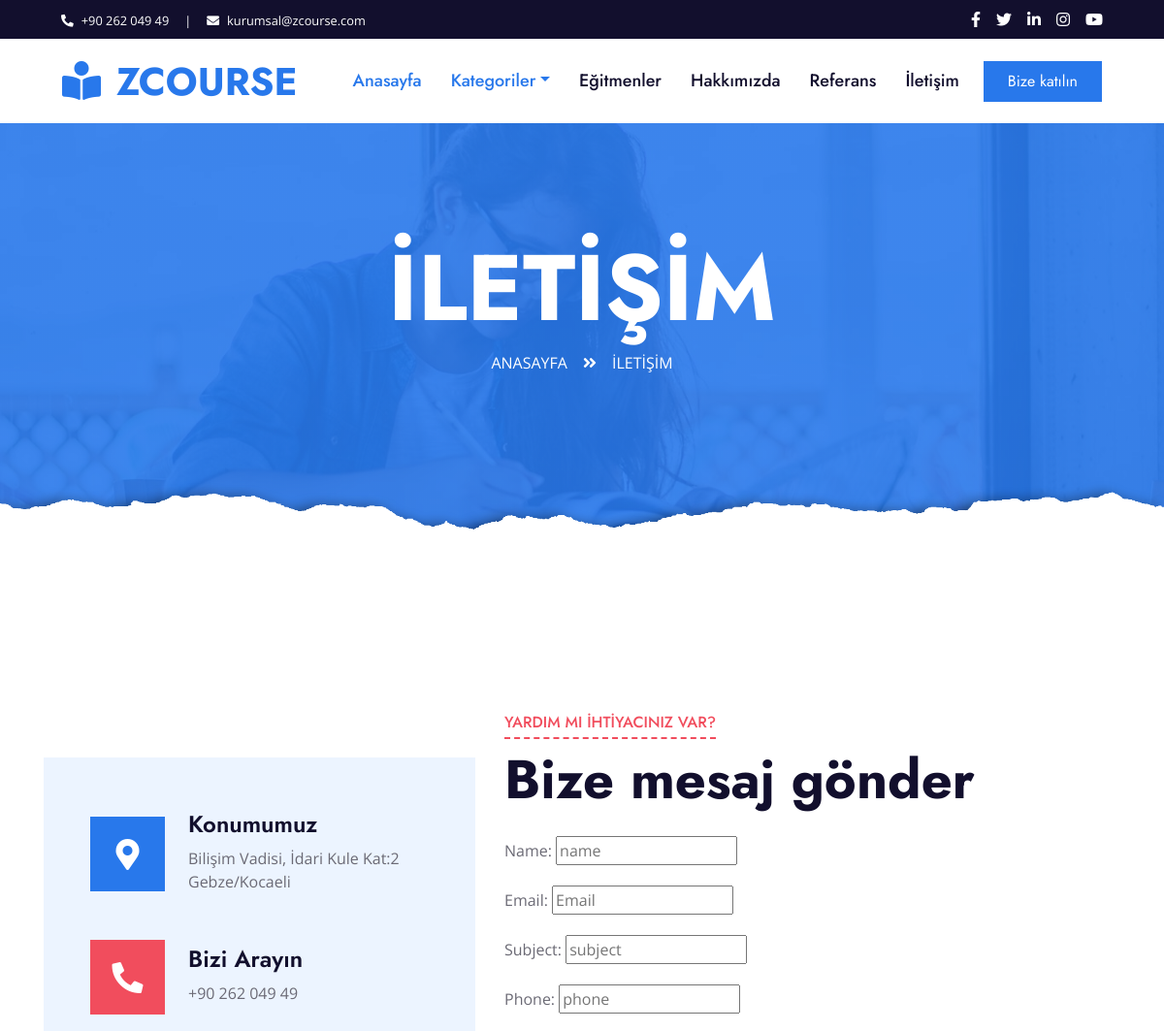
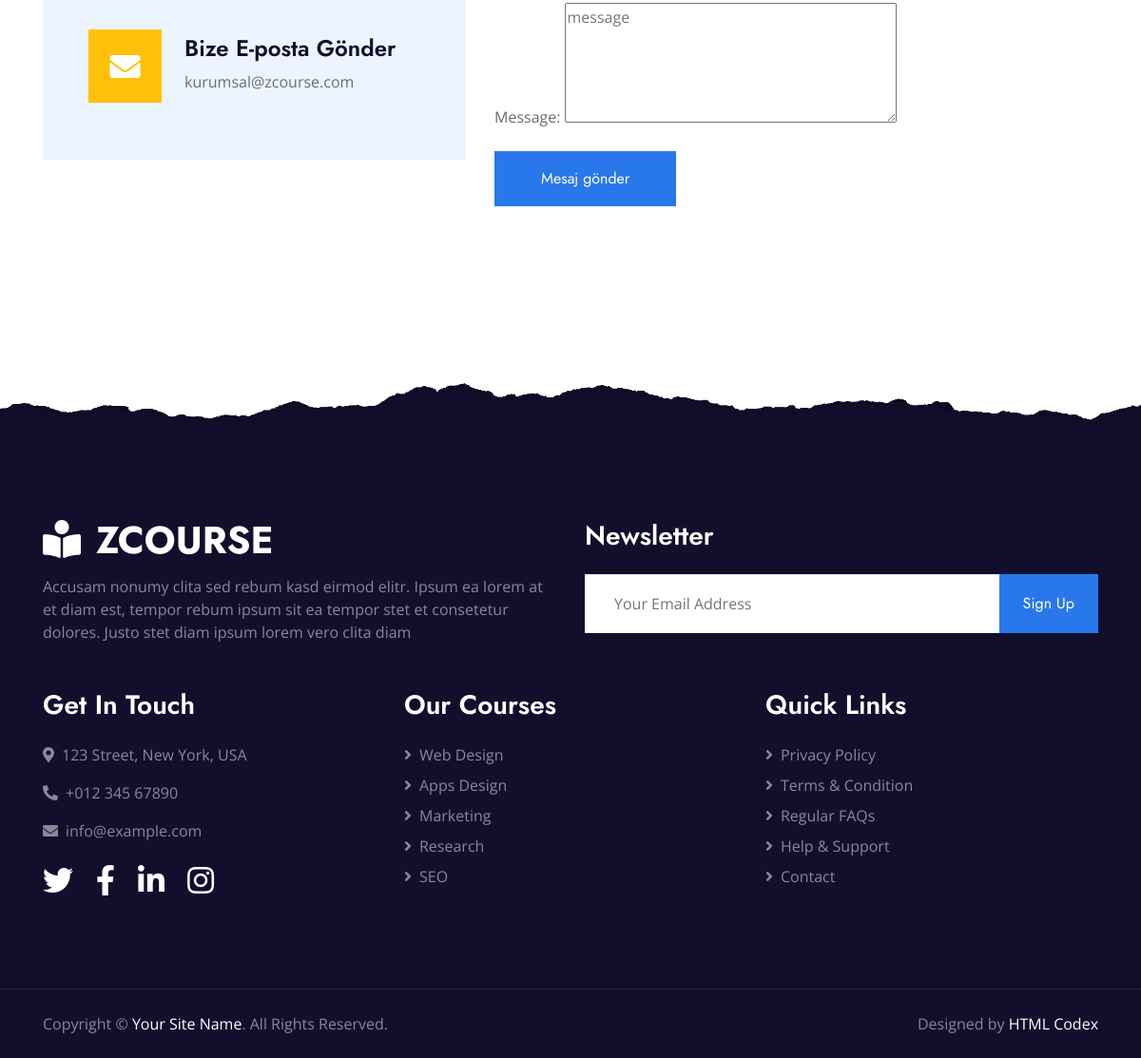
The page /iletisim/ on the database its author committed (2 pictures, top to bottom).
### home/models.py (models this page shows, shortened)
class Setting(models.Model):
    STATUS = (('True', 'Evet'),
              ('False', 'Hayır'),
              )
    title = models.CharField(max_length=150)
    keywords = models.CharField(max_length=255)
    description = models.CharField(max_length=255)
    company = models.CharField(max_length=50)
    address = models.CharField(blank=True, max_length=150)
    phone = models.CharField(blank=True, max_length=15)
    fax = models.CharField(blank=True, max_length=15)
    email = models.CharField(blank=True, max_length=50)
    smtpserver = models.CharField(max_length=20)
    smtpemail = models.CharField(max_length=20)
    smtppassword = models.CharField(max_length=10)
    smtpport = models.CharField(blank=True, max_length=5)
    icon = models.ImageField(blank=True, upload_to='images/')
    facebook = models.CharField(blank=True, max_length=50)
    instagram = models.CharField(blank=True, max_length=50)
    twitter = models.CharField(blank=True, max_length=50)
    aboutus = RichTextUploadingField(blank=True)
    contact = RichTextUploadingField(blank=True)
    references = RichTextUploadingField(blank=True)
    status = models.CharField(max_length=10, choices=STATUS)
    create_at = models.DateTimeField(auto_now_add=True)
    update_at = models.DateTimeField(auto_now=True)

### home/views.py (the view, shortened to what this page needs)
# urls.py: path("iletisim/", views.iletisim, name="iletisim"),
def iletisim(request):
    setting = Setting.objects.get(pk=1)
    category = Category.objects.all()
    form = ContactFormu()
    context = {'setting': setting, 'form': form, 'category': category}
    return render(request, 'iletisim.html', context)

### home/models.py
class ContactFormu(ModelForm):
    class Meta:
        model=ContactFormMessage
        fields = ['name','email','subject','phone','message']
        widgets ={
            'name': TextInput(attrs={'class':'input', 'placeholder':'name'}),
            'subject': TextInput(attrs={'class':'input','placeholder':'subject'}),
            'phone': TextInput(attrs={'class': 'input', 'placeholder': 'phone'}),
            'email': TextInput(attrs={'class': 'input', 'placeholder': 'Email'}),
            'message': Textarea(attrs={'class': 'input', 'placeholder': 'message','rows':'5'})
        }

### home/templates/iletisim.html (shortened to what this page needs)
{% extends "homebase.html" %}
{% load static %}
{% block content %}
    <div class="jumbotron jumbotron-fluid page-header position-relative overlay-bottom" style="margin-bottom: 90px;">
        <div class="container text-center py-5">
            <h1 class="text-white display-1">İLETİŞİM</h1>
            <div class="d-inline-flex text-white mb-5">
                <p class="m-0 text-uppercase"><a class="text-white" href="/home">Anasayfa</a></p>
                <i class="fa fa-angle-double-right pt-1 px-3"></i>
                <p class="m-0 text-uppercase">İLETİŞİM</p>
            </div>
        </div>
    </div>
{% endblock %}
{% block about %}
    <div class="container-fluid py-5">
        <div class="container py-5">
            <div class="row align-items-center">
                <div class="col-lg-5 mb-5 mb-lg-0">
                    <div class="bg-light d-flex flex-column justify-content-center px-5" style="height: 450px;">
                        <div class="d-flex align-items-center mb-5">
                            <div class="btn-icon bg-primary mr-4">
                                <i class="fa fa-2x fa-map-marker-alt text-white"></i>
                            </div>
                            <div class="mt-n1">
                                <h4>Konumumuz</h4>
                                <p class="m-0">{{ setting.address | safe}}</p>
                            </div>
                        </div>
                        <div class="d-flex align-items-center mb-5">
                            <div class="btn-icon bg-secondary mr-4">
                                <i class="fa fa-2x fa-phone-alt text-white"></i>
                            </div>
                            <div class="mt-n1">
                                <h4>Bizi Arayın</h4>
                                <p class="m-0">{{ setting.phone | safe}}</p>
                            </div>
                        </div>
                        <div class="d-flex align-items-center">
                            <div class="btn-icon bg-warning mr-4">
                                <i class="fa fa-2x fa-envelope text-white"></i>
                            </div>
                            <div class="mt-n1">
                                <h4>Bize E-posta Gönder</h4>
                                <p class="m-0">{{ setting.email | safe}}</p>
                            </div>
                        </div>
                    </div>
                </div>
                <div class="col-lg-7">
                    <div class="section-title position-relative mb-4">
                        <h6 class="d-inline-block position-relative text-secondary text-uppercase pb-2">YARDIM MI İHTİYACINIZ VAR?</h6>
                        <h1 class="display-4">Bize mesaj gönder</h1>
                    </div>
                    <div class="contact-form">
                        <form action="", method="post">
                            {{ form.as_p }}
                            <div>
                                <button class="btn btn-primary py-3 px-5" type="submit">Mesaj gönder</button>
                            </div>
                        </form>
                    </div>
                </div>
            </div>
        </div>
    </div>
{% endblock %}

### home/templates/header.html (shortened to what this page needs)
{% load static %}
    <div class="container-fluid bg-dark">
        <div class="row py-2 px-lg-5">
            <div class="col-lg-6 text-center text-lg-left mb-2 mb-lg-0">
                <div class="d-inline-flex align-items-center text-white">
                    <small><i class="fa fa-phone-alt mr-2"></i>{{ setting.phone | safe}}</small>
                    <small class="px-3">|</small>
                    <small><i class="fa fa-envelope mr-2"></i>{{ setting.email | safe}}</small>
                </div>
            </div>
            <div class="col-lg-6 text-center text-lg-right">
                <div class="d-inline-flex align-items-center">
                    <a class="text-white px-2" href="">
                        <i class="fab fa-facebook-f"></i>
                    </a>
                    <a class="text-white px-2" href="">
                        <i class="fab fa-twitter"></i>
                    </a>
                    <a class="text-white px-2" href="">
                        <i class="fab fa-linkedin-in"></i>
                    </a>
                    <a class="text-white px-2" href="">
                        <i class="fab fa-instagram"></i>
                    </a>
                    <a class="text-white pl-2" href="">
                        <i class="fab fa-youtube"></i>
                    </a>
                </div>
            </div>
        </div>
    </div>
    <div class="container-fluid p-0">
        <nav class="navbar navbar-expand-lg bg-white navbar-light py-3 py-lg-0 px-lg-5">
            <a href="/" class="navbar-brand ml-lg-3">
                <h1 class="m-0 text-uppercase text-primary"><i class="fa fa-book-reader mr-3"></i>ZCourse</h1>
            </a>
            <div class="collapse navbar-collapse justify-content-between px-lg-3" id="navbarCollapse">
                <div class="navbar-nav mx-auto py-0">
                    <a href="/" class="nav-item nav-link active">Anasayfa</a>
                    <div class=" dropdown">
                        <a href="/category/{{ node.slug }}" class="nav-link dropdown-toggle active"  data-toggle="dropdown" aria-haspopup="true">Kategoriler</a>
                        {% load mptt_tags %}
                    </div>
                <a href="team.html" class="nav-item nav-link">Eğitmenler</a>
                <a href="/hakkimizda" class="nav-item nav-link">Hakkımızda</a>
                <a href="/referanslar" class="nav-item nav-link">Referans</a>
                <a href="/iletisim" class="nav-item nav-link">İletişim</a>
                </div>
                {% if user.id is not None %}
                    <div class="btn-group" role="group">
                        <button href="" id="btnGroupDrop1" type="button" class="btn btn-secondary dropdown-toggle" data-toggle="dropdown" aria-haspopup="true" aria-expanded="false"><i class="fa fa-user"></i> {{ user.username}}</button>
                        <div class="dropdown-menu  ">
                            <a class="dropdown-item" href="#" ><i class="fa fa-user"></i>Profilim</a>
                            <a class="dropdown-item" href="/logout/" ><i class="fa fa-unlock-alt"></i>Çıkış Yap</a>
                        </div>
                    </div>
                {% else %}
                   <a href="/login/" class="btn btn-primary py-2 px-4 d-none d-lg-block">Bize katılın</a>
                {% endif %}
            </div>
        </nav>
    </div>

### rows shown on the page
Setting: phone "+90 262 049 49", email "kurumsal@zcourse.com", address "Bilişim Vadisi, İdari Kule Kat:2 Gebze/Kocaeli"
